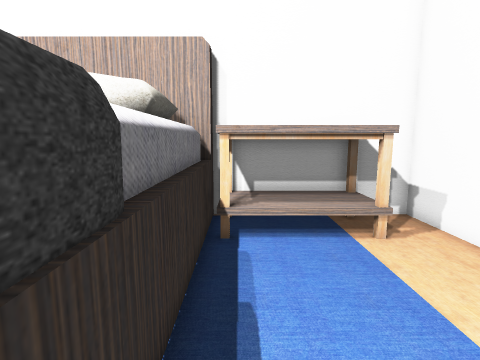
View 1 (above)

20 first-person views from a walk through a scene from a Unity 3-D project. The camera is 1.5 m above the floor, tilts 8° down and sees 80° across. The floor is counted in squares, 0.5 m on a side. Each view is taken from the middle of a square. On the plan, view 1 faces up. The plan holds only what a view shows up to about 20 squares ahead; the rest is blank. The place goes on beyond the plan. The player is left out.

View 2
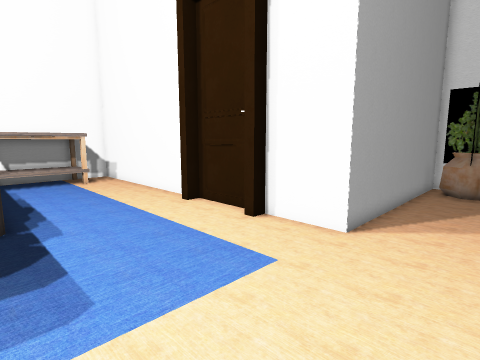

View 3
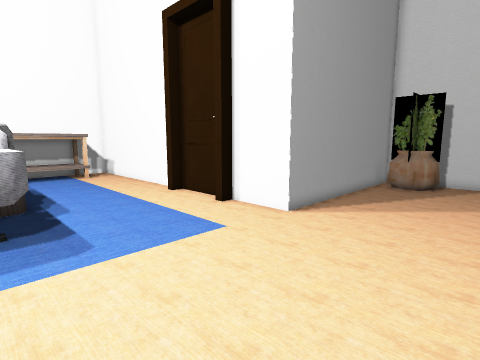

View 4
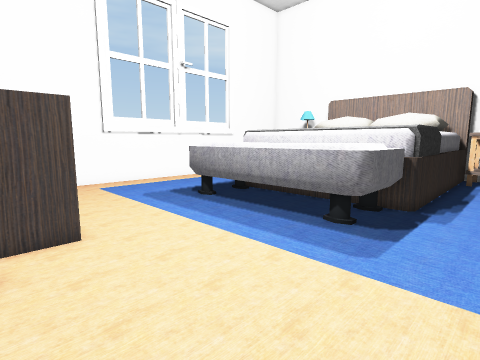

View 5
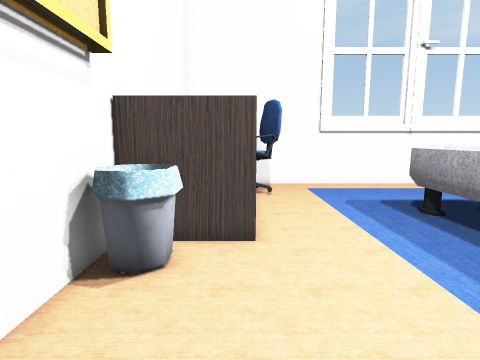

View 6
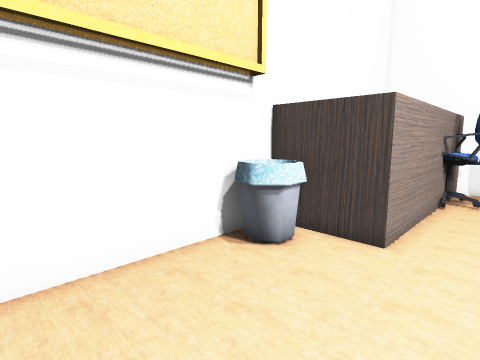

View 7
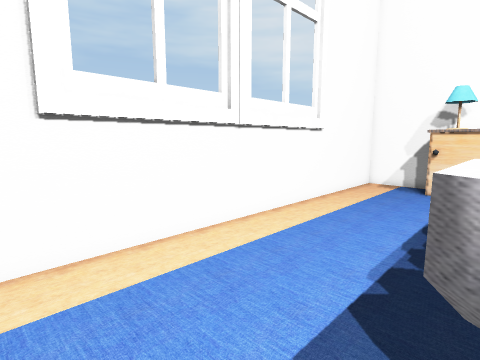

View 8
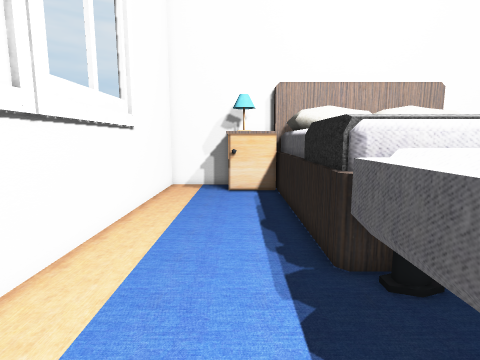

View 9
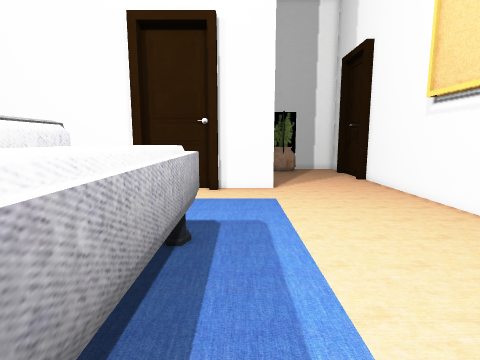

View 10
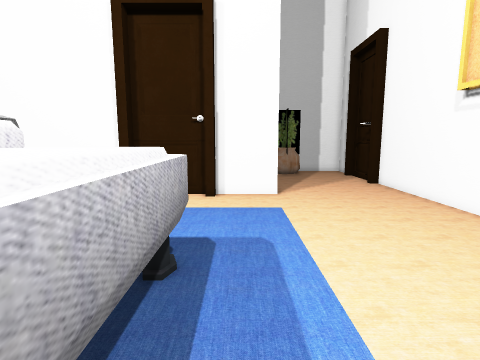

View 11
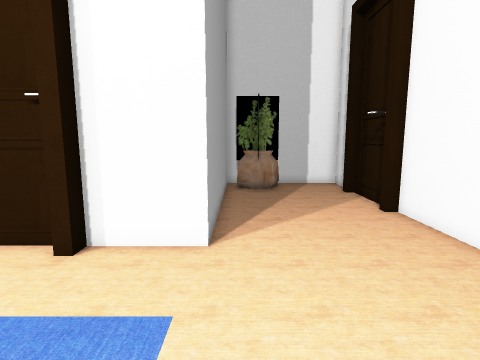

View 12
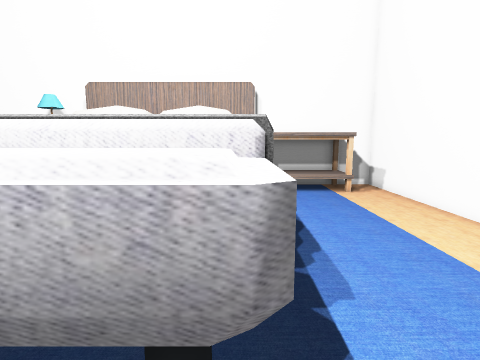

View 13
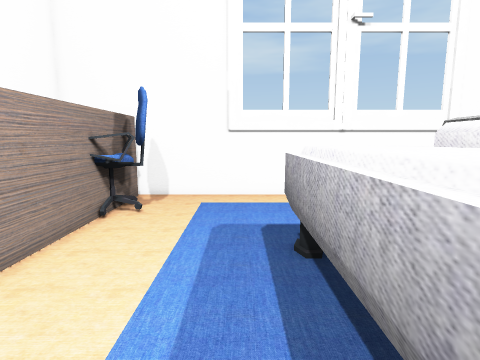

View 14
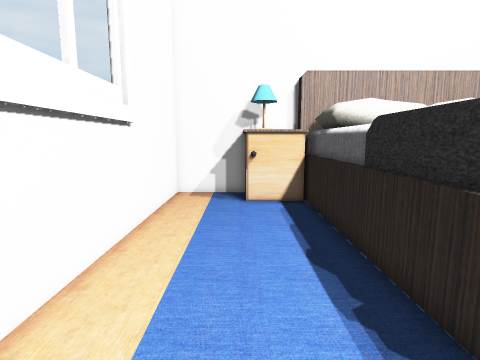

View 15
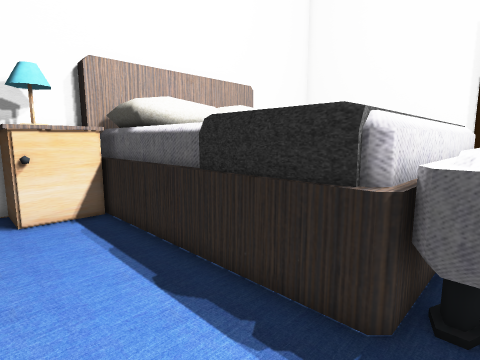

View 16
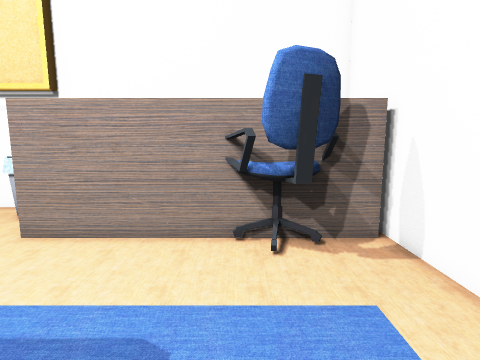

View 17
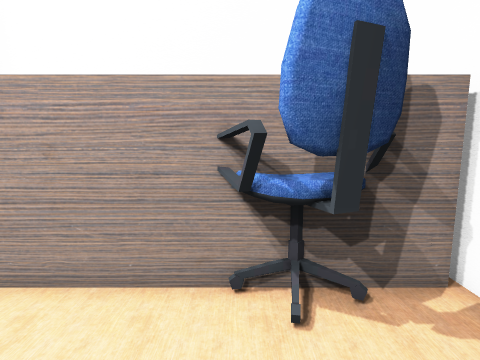

View 18
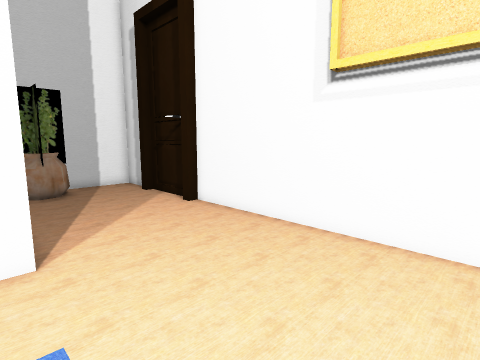

View 19
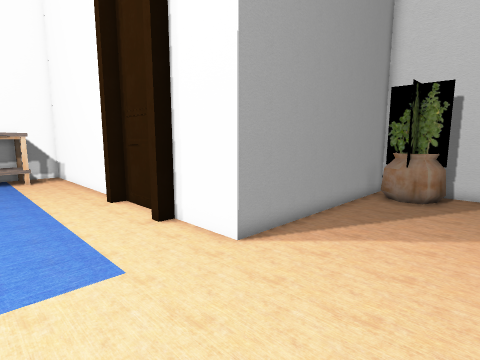

View 20
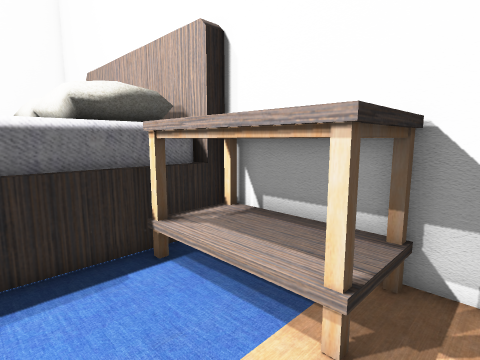

### Floor plan
Key: @ floor where view 1 was taken; # wall or solid block; x gap in a wall; . floor; = window, fence, low wall or low ledge; ^ raised ledge; O other object.
Columns run from 19 left of view 1 to 19 right of it. Each row starts with its distance up from view 1.
 12                   #########
 11 #####  ##        ##OOOOO###
 10 #...#  ##        #OOOOOOO.#
  9 #...#O###        #OOOOOOO.#
  8 #......##        #^OOOOO..#
  7 #......^^        ^^.......#
  6 #......^^        ^^.......#
  5 #......^^        ^^.......#
  4 #......^^        ^^.......#
  3 #......^^         ^.......#
  2 #......#^         #.......#
  1 #......#^         #.......#
  0 #......#^         #@......#
 -1 #......#^^^^^^^^^^#.......#
 -2 #......x^^^^^^^^^^x.......#
 -3 #......=#^^^^^^^^^ .......#
 -4 #......=#^^^^^^^^^........#
 -5 #......=#^^^^^^^^^.......##
 -6 #.......=========#.......##
 -7 #.........................#
 -8 #.........................#
 -9 #.........................#############
-10 #...................................OO#
-11 #..OOO.............................OO #
-12 #.OOOO.............................OOO#
-13 #OOOOOOOOOOOO.........................#
-14             O=........................#
-15             O#=.......................#
-16             O##...............#...##..#
-17             ###########################

Positions as (right, up) in squares from view 1, and headings:
1: (0, 0), facing up
2: (-2, -13), facing up-right
3: (-3, -16), facing up-right
4: (2, -15), facing up-left
5: (1, -13), facing left
6: (1, -10), facing down-left
7: (-11, -9), facing up-left
8: (-14, -8), facing up
9: (-11, -7), facing right
10: (-9, -7), facing right
11: (-1, -10), facing right
12: (-2, -8), facing up
13: (-3, -7), facing left
14: (-15, -5), facing up
15: (-16, -3), facing up-right
16: (-14, -4), facing down
17: (-14, -7), facing down
18: (-1, -8), facing down-right
19: (1, -15), facing up-right
20: (6, 5), facing up-left
